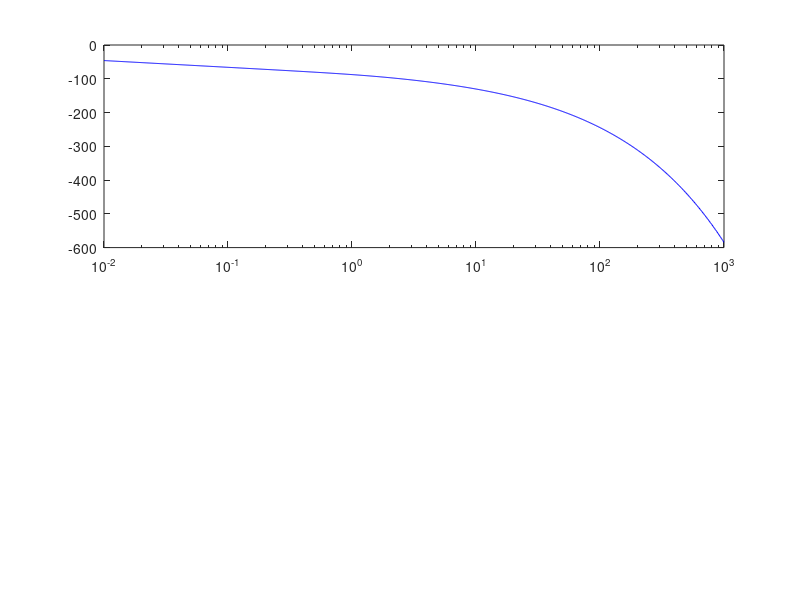

The MATLAB source for this figure: (Note: this script raises an error after producing the figure.)
 clc; clear; close all;
%% Entrées et constantes
lambda = 16.3;          % [W/mK] Conductivité thermique ;
rho = 8010;             % [kg/m³] Masse volumique ;
cp = 502;               % [J/kgK] Capacité thermique massique ;
a = lambda/(rho*cp);    % [m^2/s] Diffusivité thermique ;
e = 5e-3;               % [m] Epaisseur plaque ;
h = 2;                  % [W/m²K] Coefficent de transfert thermique ;
Ly = 10;                % [m] Longeur en y ;
Lz = 10;                % [m] Longeur en z ; 

% Paramètres de la simulation et données
figDir = 'fig';              % [-] Emplacement pour les figures générées ;
order = [1 3 6 11];          % Ordre pour l'approximation de Pade ;
colors = ['r','b','g','m'];  % Couleurs pour les graphes de << orders >> ;
wmin = 1e-2;                 % [rad/s] Fréquence minimale pour le bode ;
wmax = 1e3;                  % [rad/s] Fréquence maximale pour le bode ;
wpoints = 1000;              % [rad/s] Nombre des fréquences ;  
No = [3 5 7];                % [-] Nombre des solutions en y ;
y = 0/2;                     % [m] Position en y à être analysée ;
Mo = [3 5 7];                % [-] Nombre des solutions en z ; 
z = 0/2;                     % [m] Position en z à être analysée ;
types = ["--" ":" "-." "-"]; % [-] Line styles for plots ;

%% Coeficientes theoriques et vecteurs
w = logspace(log10(wmin), log10(wmax), wpoints); % Vecteur de fréquences
k = sqrt(w*1j/a); % Résolution de l'équation en 1D
C = lambda*k.*sinh(e*k);
A = h*cosh(e*k);

%% Modèle de F(s) en 1D (sans pertes)
Fs_th = 1./C; % Modèle théorique sans pertes
mag_th = abs(Fs_th);
phase_th = angle(Fs_th);

% Figure (comparaison entre le modèle avec et sans pertes)
fig = figure; subplot(2,1,1);
semilogx(w,20*log10(mag_th),'b',LineWidth=1.4, DisplayName='Sans pertes'); 
hold on; subplot(2,1,2);
semilogx(w, phase_th*180/pi, 'b', LineWidth=1.4); hold on;

%% Modèle de F(s) en 1D (avec pertes)
Fs_th = 1./(C + A*h);
mag_th = abs(Fs_th);
phase_th = angle(Fs_th);

% Figure (comparaison entre le modèle avec et sans pertes)
subplot(2,1,1);
semilogx(w,20*log10(mag_th), 'r', LineStyle=types(1), LineWidth=1.4, ...
    DisplayName='Avec pertes');
ylabel('Mag (dB)', Interpreter='latex', FontSize=17);
grid minor; hold off; 
legend(Interpreter="latex", FontSize=12, Location="southwest");
subplot(2,1,2);
semilogx(w, phase_th*180/pi, 'r', LineStyle=types(1), LineWidth=1.4, ...
    DisplayName='Avec pertes');
grid minor; hold off;
ylabel('Phase (deg)', Interpreter='latex', FontSize=17);
xlabel("Fr\'{e}quences (rad/s)", Interpreter='latex', FontSize=17);
saveas(fig, figDir+"\avecEtSansPertes1D.png");
sgtitle("R\'{e}ponse en fr\'{e}quence de $F_{1D}(s)$", ...
    Interpreter='latex', FontSize=21);

%% Pade approx pour le modèle 1D (avec pertes)

fig = figure; % Il crée la figure pour diferentes ordres d'approximation

for i=1:length(order)
    A = [lambda/(2*e), h/2]; % Polinôme en xi
    B = [-lambda/(2*e), h/2]; % Polinôme en xi
    [P,Q] = padecoef(1,order(i)); % Aproximation e^(x) = P(xi)/Q(xi)

    % Aproximation de la fonction de transfert F(xi) = N(xi)/D(xi)
    N = conv(P,Q); 
    D = conv(conv(Q,Q), A) + conv(conv(P,P), B);

    % Passe à la variable de Laplace s = (a/e^2)xi
    N = changeVariable(N(mod(fliplr(1:length(N)),2)==1), [e^2/a 0]);
    D = changeVariable(D(mod(fliplr(1:length(D)),2)==1), [e^2/a 0]);
    N = N/D(end); D = D/D(end); % Unicité de F(s) (d0 = 1)

    % Diagramme de bode
    F_approx_ev = polyval(N,w*1j)./polyval(D,w*1j);
    mag_approx = abs(F_approx_ev);
    phase_approx = angle(F_approx_ev);

    % Figure
    subplot(2,1,1);
    semilogx(w,20*log10(mag_approx), colors(i), LineWidth=1.4, ...
        DisplayName="Pade $N="+num2str(order(i))+"$");  hold on;
    subplot(2,1,2);
    semilogx(w, phase_approx*180/pi, colors(i), LineWidth=1.4); hold on;
end

% Sauveguarde la fonction transfert
Fs_approx = tf(N, D);
save('..\identification\Fs_pade', 'Fs_approx');

% Configurations graphiques finales (comparaison pour les ordres en 1D)
subplot(2,1,1);
semilogx(w,20*log10(mag_th),'k',LineWidth=1.4,DisplayName='Theorique');
ylabel('Mag (dB)', Interpreter='latex', FontSize=17);
grid minor; hold off; 
legend(Interpreter="latex", FontSize=12, Location="southwest");
subplot(2,1,2);
semilogx(w, phase_th*180/pi,'k',LineWidth=1.4);
grid minor; hold off;
ylabel('Phase (deg)', Interpreter='latex', FontSize=17);
xlabel("Fr\'{e}quences (rad/s)", Interpreter='latex', FontSize=17);
fig.Position = [341 162 689 418];
saveas(fig, figDir+"\padeApprox.png");
sgtitle("R\'{e}ponse en fr\'{e}quence de $F_{1D}(s)$", ...
    Interpreter='latex', FontSize=21);

%% Mes fonctions
function P = polyPower(Q, n)
    % Il va evaluer le polynôme Q(x) à la puissance n, c'est à dire
    % P(x) = [Q(x)]^n. Si n = 0, donc P(x) = 1.
    
    % Prendre les cas plus simples
    if n == 0
        P = 1;
        return
    elseif n == 1
        P = Q;
        return
    % Le  cas générale
    else
        P = conv(Q, Q); % Il va faire n fois la convolution de Q
        for i = 3:n
            P = conv(P, Q);
        end
    end
end

function R = sumPoly(P, Q)
    % Prendre la summe de deux polynômes P(x) et Q(x). IL faut aligner les
    % deux vecteur de coefficientes dans un façon que il sera possibles de
    % les ajouter.
    
    % Prendre l'ordre plus grande
    P_order = length(P);
    Q_order = length(Q);
    if P_order > Q_order
         max_order = size(P);
    else
         max_order = size(Q);
    end

    % Ajoute les deux polynômes
    new_P = padarray(P, max_order-size(P), 0, 'pre');
    new_Q = padarray(Q, max_order-size(Q), 0, 'pre');
    R = new_P + new_Q;
end

function R = changeVariable(Q, P)
    % IL va changer la variable du polinôme Q(y) pour y = P(x) et retourner
    % un nouvel polynôme R(x) = Q(P(x)). Des convolution sucessives sont
    % utilisées.
    % R(x) = sum( r_i * x^i ) ;
    %      = sum( q_i * (p(x))^i ) ;

    R = 0;
    for i=0:length(Q)-1
        R = sumPoly(R, Q(length(Q)-i)*polyPower(P, i));
    end
end